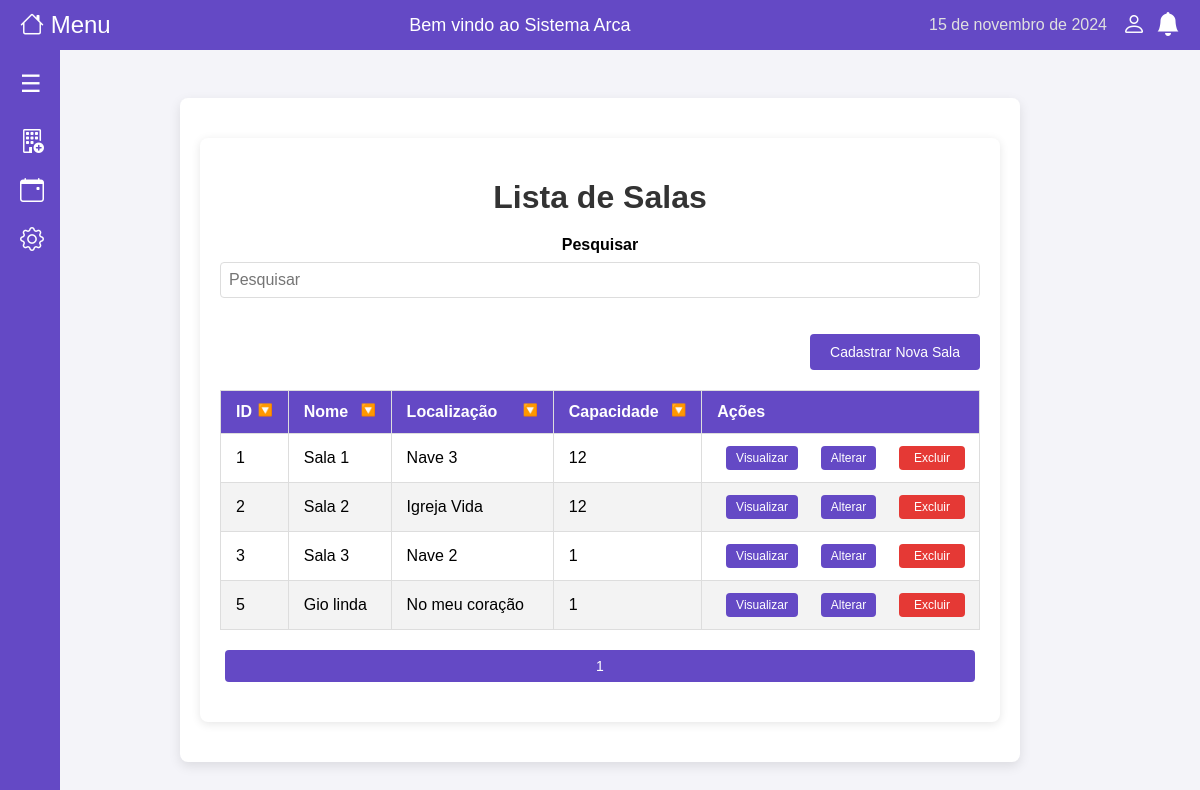
The app's page /salas (signed in), older data.
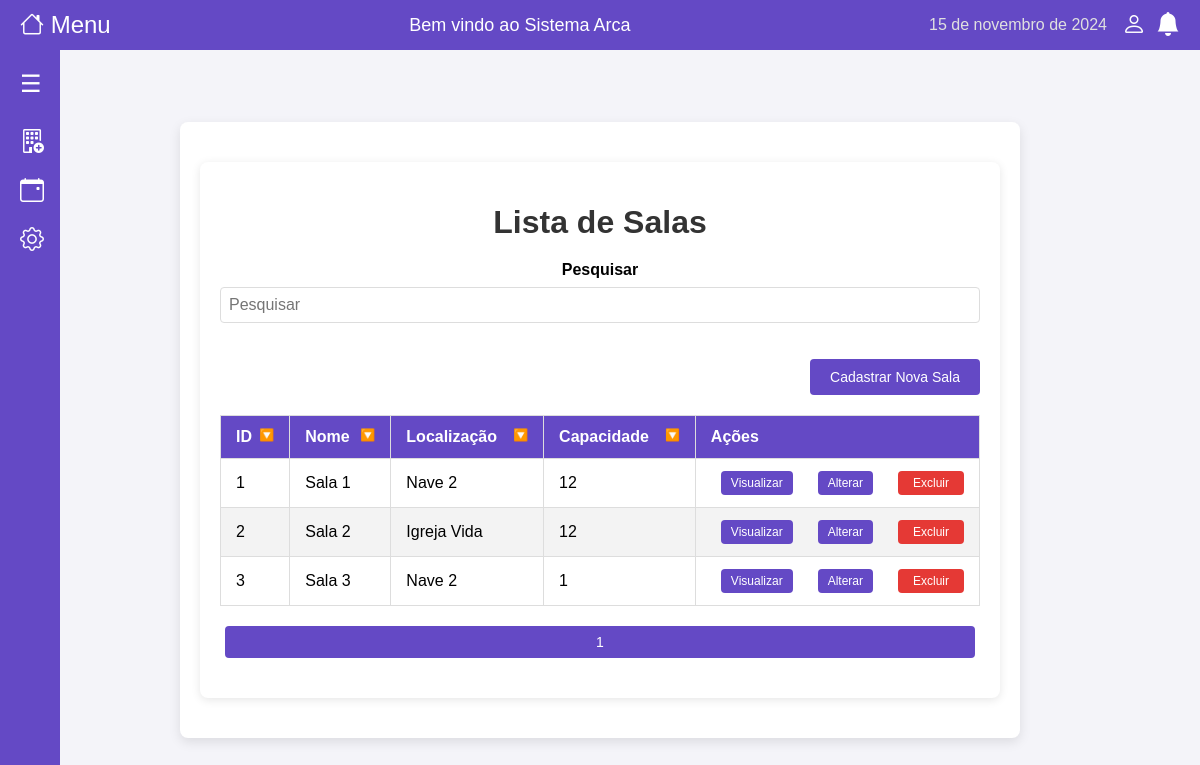
The same page, newer data.
### models/sala.py (models this page shows)
class Sala(db.Model):
    __tablename__ = 'sala'
    id = db.Column(db.Integer, primary_key=True)
    nome = db.Column(db.String(50), nullable=False)
    localizacao = db.Column(db.String(50))
    capacidade = db.Column(db.Integer)
    equipamentos = db.Column(db.String(100))

### app.py (the view)
@app.route('/salas', methods=['GET'])
@login_required
def listar_salas():
    per_page = 10
    page = request.args.get('page', 1, type=int)
    pagination = Sala.query.paginate(page=page, per_page=per_page, error_out=False)
    salas = pagination.items
    return render_template('salas.html', salas=salas, pagination=pagination)

### app.py (called while the page is built)
def login_required(f):
    @wraps(f)
    def decorated_function(*args, **kwargs):
        if 'user_id' not in session:  # Verifica se o usuário está logado
            flash('Você precisa estar logado para acessar esta página.', 'warning')
            return redirect(url_for('login'))
        return f(*args, **kwargs)
    return decorated_function

### templates/salas.html (shortened to what this page needs)
{% extends "base.html" %}
{% block content %}
<div class="container">
    <h1>Lista de Salas</h1>
    <div class="search-bar">
        <label for="search">Pesquisar</label>
        <input type="text" id="search" placeholder="Pesquisar">
    </div>
    <div class="button-container">
        <form action="{{ url_for('cadastrar_sala') }}" method="GET" style="display:inline;">
            <button type="submit" class="button">Cadastrar Nova Sala</button>
        </form>
    </div>
    <div class="table-container">
        <table class="styled-table">
            <thead>
                <tr>
                    <th>ID<span class="filter-icon">🔽</span></th>
                    <th>Nome<span class="filter-icon">🔽</span></th>
                    <th>Localização<span class="filter-icon">🔽</span></th>
                    <th>Capacidade<span class="filter-icon">🔽</span></th>
                    <th>Ações</th>
                </tr>
            </thead>
            <tbody>
                {% for sala in salas %}
                <tr>
                    <td>{{ sala.id }}</td>
                    <td>{{ sala.nome }}</td>
                    <td>{{ sala.localizacao }}</td>
                    <td>{{ sala.capacidade }}</td>
                    <td>
                        <div class="action-buttons">
                            <a href="{{ url_for('visualizar_sala', sala_id=sala.id) }}" class="button">Visualizar</a>
                            <a href="{{ url_for('editar_sala', sala_id=sala.id) }}" class="button">Alterar</a>
                            <form action="{{ url_for('excluir_sala', sala_id=sala.id) }}" method="POST" style="margin: 0;">
                                <button type="submit" class="button danger">Excluir</button>
                            </form>
                        </div>
                    </td>
                </tr>
                {% endfor %}
            </tbody>
        </table>
    </div>
    <div class="pagination">
        {% for page_num in pagination.iter_pages(left_edge=2, right_edge=2, left_current=2, right_current=2) %}
        {% if page_num %}
            {% if page_num == pagination.page %}
            <button class="active">{{ page_num }}</button>
            {% else %}
            <a href="{{ url_for('listar_salas', page=page_num) }}">{{ page_num }}</a>
            {% endif %}
        {% else %}
        ...
        {% endif %}
        {% endfor %}
    </div>
</div>
{% endblock %}

### templates/base.html (shortened to what this page needs)
<!DOCTYPE html>
<html lang="en">
<head>
    <link rel="stylesheet" href="{{ url_for('static', filename='style.css') }}">
    <link rel="stylesheet" href="https://cdn.jsdelivr.net/npm/bootstrap-icons@1.11.3/font/bootstrap-icons.min.css">
    <link rel="stylesheet" href="https://cdnjs.cloudflare.com/ajax/libs/toastr.js/latest/toastr.min.css">
</head>
<body>
    <div class="sidebar" id="sidebar">
        <button class="toggle-btn" onclick="toggleSidebar()">☰</button>
        <ul class="menu-list">
            <li>
                <a href="{{ url_for('listar_salas') }}">
                    <i class="bi bi-building-add"></i>
                </a>
            </li>
            <li>
                <a href="{{ url_for('listar_reservas') }}">
                    <i class="bi bi-calendar-event"></i>
                </a>
            </li>
            <li>
                <a href="#">
                    <i class="bi bi-gear"></i>
                </a>
            </li>
        </ul>
    </div>
    <div class="top-bar">
        <div class="nav-left">
            <a href="/menu" class="home-link">
                <i class="bi bi-house"></i>  &nbsp;Menu
            </a>
        </div>
        <span class="welcome-message">Bem vindo ao Sistema Arca</span>
        <span class="current-date" id="currentDate"></span>
        <div id="profile-dropdown" class="dropdown">
            <i class="bi bi-person" id="profile-icon"></i>
        </div>
        <div class="notification-icon" onclick="toggleNotifications()">
            <i class="bi bi-bell-fill"></i>
        </div>
    </div>
    <div class="menu-container">
        {% block content %}{% endblock %}
    </div>
</body>
</html>

### static/style.css (style rules this page uses)
body { font-family: 'Roboto', sans-serif; background-color: #f0f2f5; margin: 0; padding: 0; display: flex; align-items: center; justify-content: center; min-height: 100vh; }
input[type="text"], input[type="password"], input[type="number"] { width: 100%; padding: 12px; margin-top: 8px; margin-bottom: 16px; border: 1px solid #ddd; border-radius: 4px; font-size: 16px; box-sizing: border-box; }
button { width: 100%; padding: 12px; background-color: #6449c5; color: white; border: none; border-radius: 4px; cursor: pointer; font-weight: 500; font-size: 16px; transition: background-color 0.3s ease; }
ul { list-style-type: none; padding: 0; margin: 0; }
ul li { margin-bottom: 10px; }
a { color: #6449c5; text-decoration: none; }
.menu-container { width: 100%; max-width: 800px; background: #ffffff; padding: 20px; border-radius: 8px; box-shadow: 0px 4px 12px rgba(0, 0, 0, 0.1); text-align: center; }
#profile-icon { font-size: 24px; margin-right: 10px; cursor: pointer; color: #555; transition: color 0.3s; width: 40px; height: 40px; border-radius: 50%; object-fit: cover; cursor: pointer; }
.sidebar { width: 60px; height: 100vh; background-color: #6449c5; color: white; transition: width 0.3s ease; overflow: hidden; position: fixed; top: 0; left: 0; }
.toggle-btn { background: none; border: none; margin-top: 50px; color: white; font-size: 24px; cursor: pointer; padding: 20px 20px 0px 20px; text-align: left; width: 100%; outline: none; }
.menu-list { list-style-type: none; padding: 0; margin-top: 20px; }
.menu-list li { margin: 10px 0; }
.menu-list li a { display: flex; align-items: center; color: white; text-decoration: none; padding: 10px 20px 1px; font-size: 24px; transition: background-color 0.3s; }
.top-bar { width: 100%; height: 50px; background-color: #6449c5; color: white; display: flex; align-items: center; justify-content: space-between; padding: 0 20px; box-sizing: border-box; position: fixed; top: 0; left: 0; z-index: 10; }
.nav-left { display: flex; align-items: center; }
.home-link { display: flex; align-items: center; color: white; text-decoration: none; font-size: 24px; }
.welcome-message { font-size: 18px; font-weight: 500; text-align: center; flex: 1; }
.current-date { margin-right: 15px; font-size: 16px; color: #e0e0e0; }
.notification-icon { position: relative; cursor: pointer; font-size: 24px; }
.menu-container { margin-top: 60px; }
body { font-family: Arial, sans-serif; margin: 0; padding: 0; background-color: #f4f4f9; }
.container { max-width: 800px; margin: 20px auto; padding: 20px; background: #fff; border-radius: 8px; box-shadow: 0 2px 10px rgba(0, 0, 0, 0.1); }
h1 { text-align: center; color: #333; margin-bottom: 20px; }
.search-bar label { font-weight: bold; }
.table-container { margin-top: 20px; }
.styled-table { width: 100%; border-collapse: collapse; }
.styled-table th, .styled-table td { padding: 12px 15px; border: 1px solid #ddd; text-align: left; }
.styled-table thead { background-color: #6449c5; color: white; }
.styled-table tbody tr:nth-child(even) { background-color: #f3f3f3; }
.filter-icon { float: right; font-size: 12px; }
.pagination button { border: none; background-color: #6449c5; color: white; padding: 8px 12px; margin: 0 5px; border-radius: 4px; cursor: pointer; font-size: 14px; }
.pagination button.active { background-color: #6449c5; }
.search-bar { display: flex; flex-direction: column; margin-bottom: 20px; }
.search-bar input { padding: 8px; width: 100%; max-width: 100%; border: 1px solid #ddd; border-radius: 4px; }
.button-container { display: flex; justify-content: flex-end; margin-bottom: 10px; }
.button-container .button { font-size: 14px; padding: 10px 20px; background-color: #6449c5; color: white; border: none; border-radius: 4px; cursor: pointer; }
.styled-table td a.button, .styled-table td button { font-size: 12px; padding: 5px 10px; margin: 0 5px; display: inline-block; }
.pagination { margin: 20px 0; display: flex; justify-content: center; align-items: center; }
.action-buttons { display: flex; justify-content: space-around; align-items: center; gap: 5px; }
.action-buttons a.button, .action-buttons button { font-size: 12px; padding: 5px 10px; margin: 0; border: none; border-radius: 4px; background-color: #6449c5; color: white; text-decoration: none; cursor: pointer; }
.action-buttons .danger { background-color: #e53935; }
#profile-icon, #notification-icon { font-size: 24px; cursor: pointer; color: white; transition: color 0.3s; }
.dropdown { position: relative; }

Row changes from the older to the newer data that the page shows:
removed Sala: id "5", nome "Gio linda", localizacao "No meu coração", capacidade "1"
changed Sala "Sala 1": localizacao "Nave 3" → "Nave 2"
